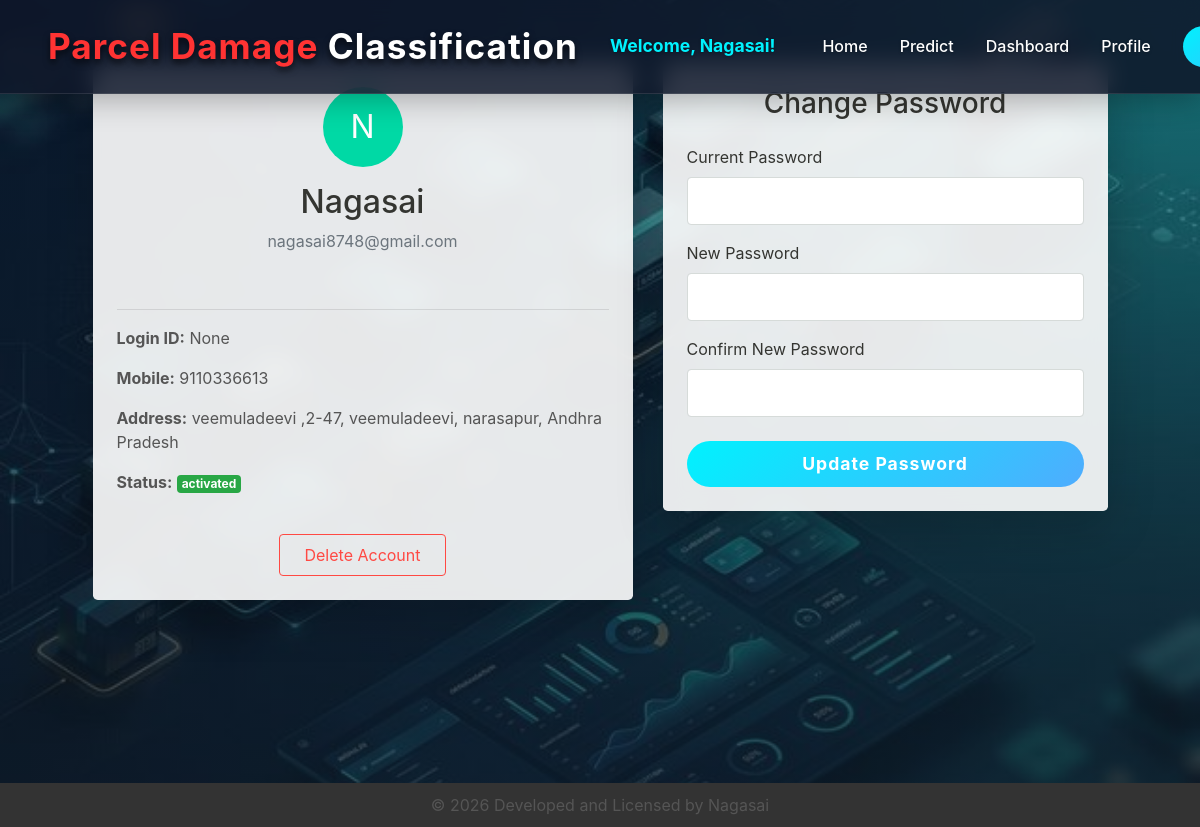
The page /UserProfile/ (signed in) on the database its author committed.
### users/models.py (models this page shows, shortened)
class UserRegistrationModel(models.Model):
    name = models.CharField(unique=True, max_length=100)
    loginid = models.CharField(unique=True, max_length=100, null=True, blank=True)
    password = models.CharField(max_length=100)
    mobile = models.CharField(unique=True, max_length=100)
    email = models.CharField(unique=True, max_length=100)
    locality = models.CharField(max_length=100)
    address = models.CharField(max_length=1000)
    city = models.CharField(max_length=100)
    state = models.CharField(max_length=100)
    status = models.CharField(max_length=100)
    otp_code = models.CharField(max_length=6, null=True, blank=True)
    otp_created_at = models.DateTimeField(null=True, blank=True)
    class Meta:
        db_table = 'UserRegistrations'

### users/views.py (the view)
# urls.py: path("UserProfile/", usr.UserProfile, name="UserProfile"),
def UserProfile(request):
    user_id = request.session.get('id')
    if not user_id:
        return redirect('Login')
    user = UserRegistrationModel.objects.get(id=user_id)
    return render(request, 'users/UserProfile.html', {'user': user})

### assets/templates/users/UserProfile.html (shortened to what this page needs)
{% extends 'users/userbase.html' %}
{% load static %}
{% block profile %}active{% endblock %}
{% block content %}
<div class="container mt-5">
    <div class="row justify-content-center">
        <div class="col-md-6 wow fadeInLeft" data-wow-duration="1s">
            <div class="card shadow-lg border-0 rounded-lg p-4" style="background: rgba(255, 255, 255, 0.9); backdrop-filter: blur(10px);">
                <div class="text-center mb-4">
                    <div class="bg-primary text-white rounded-circle d-inline-flex align-items-center justify-content-center mb-3" style="width: 80px; height: 80px; font-size: 2rem;">
                        {{ user.name|first|upper }}
                    </div>
                    <h2 class="text-dark">{{ user.name }}</h2>
                    <p class="text-muted">{{ user.email }}</p>
                </div>
                <hr>
                <div class="profile-details">
                    <p><strong>Login ID:</strong> {{ user.loginid }}</p>
                    <p><strong>Mobile:</strong> {{ user.mobile }}</p>
                    <p><strong>Address:</strong> {{ user.address }}, {{ user.locality }}, {{ user.city }}, {{ user.state }}</p>
                    <p><strong>Status:</strong> <span class="badge badge-success">{{ user.status }}</span></p>
                </div>
                <div class="mt-4 text-center">
                    <button class="btn btn-outline-danger" data-toggle="modal" data-target="#deleteAccountModal">Delete Account</button>
                </div>
            </div>
        </div>
        <div class="col-md-5 wow fadeInRight" data-wow-duration="1s">
            <div class="card shadow-lg border-0 rounded-lg p-4" style="background: rgba(255, 255, 255, 0.9); backdrop-filter: blur(10px);">
                <h3 class="text-center mb-4 text-dark">Change Password</h3>
                <form action="{% url 'ChangePassword' %}" method="POST">
                    <div class="form-group mb-3">
                        <label class="text-dark">Current Password</label>
                        <input type="password" name="old_pass" class="form-control" required>
                    </div>
                    <div class="form-group mb-3">
                        <label class="text-dark">New Password</label>
                        <input type="password" name="new_pass" class="form-control" required minlength="6">
                    </div>
                    <div class="form-group mb-4">
                        <label class="text-dark">Confirm New Password</label>
                        <input type="password" name="confirm_pass" class="form-control" required minlength="6">
                    </div>
                    <button type="submit" class="btn btn-primary btn-block">Update Password</button>
                </form>
            </div>
        </div>
    </div>
</div>
{% endblock %}

### assets/templates/users/userbase.html (shortened to what this page needs)
{% load static %}
<!DOCTYPE html>
<html lang="en">
<head>
    <link rel="stylesheet" href="{% static 'css/maicons.css' %}">
    <link rel="stylesheet" href="{% static 'css/bootstrap.css' %}">
    <link rel="stylesheet" href="{% static 'vendor/owl-carousel/css/owl.carousel.css' %}">
    <link rel="stylesheet" href="{% static 'vendor/animate/animate.css' %}">
    <link rel="stylesheet" href="{% static 'css/theme.css' %}">
</head>
<body>
    <main>
        <header>
            <nav class="navbar navbar-expand-lg navbar-light fixed-top wow fadeInDown" data-wow-duration="0.8s">
                <div class="container-fluid px-5">
                    <a class="navbar-brand" href="/">
                        <span class="text-danger">Parcel Damage</span> Classification
                    </a>
                    <div class="collapse navbar-collapse" id="navbarSupport">
                        <ul class="navbar-nav ml-auto align-items-center">
                    {% if request.session.loggeduser %}
                    <li class="nav-item">
                        <span class="nav-link" style="color: #00f2fe !important; font-weight: 700; font-size: 1.1rem; text-transform: capitalize; margin-right: 15px;">Welcome, {{ request.session.loggeduser }}!</span>
                    </li>
                    {% endif %}
                    <li class="nav-item {% block user_home %}{% endblock %}"><a class="nav-link" href="{% url 'UserHome' %}">Home</a></li>
                    <li class="nav-item {% block predict %}{% endblock %}"><a class="nav-link" href="{% url 'predict_view' %}">Predict</a></li>
                    <li class="nav-item {% block history %}{% endblock %}"><a class="nav-link" href="{% url 'UserDashboard' %}">Dashboard</a></li>
                    <li class="nav-item {% block profile %}{% endblock %}"><a class="nav-link" href="{% url 'UserProfile' %}">Profile</a></li>
                    <li class="nav-item"><a class="btn btn-primary ml-lg-3 mt-2 mt-lg-0" href="{% url 'logout' %}">Logout</a></li>
                </ul>
            </div>
                </div>
            </nav>
        </header>
        {% block content %}
        {% endblock %}
    </main>
    <br>
    <br>
    <br>
    <br>
    <br>
    <br>
    <br>
    <footer class="footer">
        <p>© 2026 Developed and Licensed by Nagasai</p>
    </footer>
</body>
</html>

### assets/static/css/theme.css (style rules this page uses)
:root { --primary: #00D9A5; --accent: #FF3D85; --secondary: #4E5AFE; --warning: #EED818; --info: #05B4E1; --danger: #FF4943; --success: #96C93D; --dark: #343531; --light: #F5F9F6; --cs: #596261; --grey: #6E807A; }
body { font-family: "Source Sans Pro", sans-serif; line-height: 1.5; color: #343531; }
a { color: #07be94; text-decoration: none; background-color: transparent; }
.bg-primary { background-color: #00D9A5 !important; }
.text-danger { color: #FF4943 !important; }
.text-dark { color: #343531 !important; }
.btn-primary { color: #fff; background-color: #00D9A5; border-color: transparent; }
.btn-outline-danger { color: #FF4943; border-color: #FF4943; }
.btn { padding: 8px 24px; }
.navbar { min-height: 70px; }
.navbar-brand { font-weight: 600; padding-top: 10px; padding-bottom: 10px; }
.navbar-nav { margin-top: 10px; border-top: 1px solid #E8EEE4; flex-shrink: 0; }
.navbar-nav .nav-link { transition: all .2s ease; }
.navbar-nav .btn { font-size: 14px; }
.navbar-light .navbar-nav .nav-link { color: rgba(110, 128, 122, 0.8); }
.navbar-light .navbar-nav .show > .nav-link, .navbar-light .navbar-nav .active > .nav-link, .navbar-light .navbar-nav .nav-link.show, .navbar-light .navbar-nav .nav-link.active { font-weight: 500; color: #00D9A5; }
@media (min-width: 992px) { .navbar-expand-lg .navbar-nav { margin-top: 0; border-top: none; } }
@media (min-width: 992px) { .navbar-expand-lg .navbar-nav .nav-link { padding-right: 16px; padding-left: 16px; } }
@media (min-width: 992px) { .navbar-expand-lg .navbar-nav { align-items: center; } }
.form-control { padding: 8px 15px; height: calc(1.5em + 1.375rem + 2px); border-color: #d6dbd9; }

### rows shown on the page
UserRegistrationModel: session.loggeduser "Nagasai", name|first "N", name "Nagasai", email "nagasai8748@gmail.com", loginid "None", mobile "9110336613", address "veemuladeevi ,2-47", locality "veemuladeevi", city "narasapur", state "Andhra Pradesh", status "activated"
